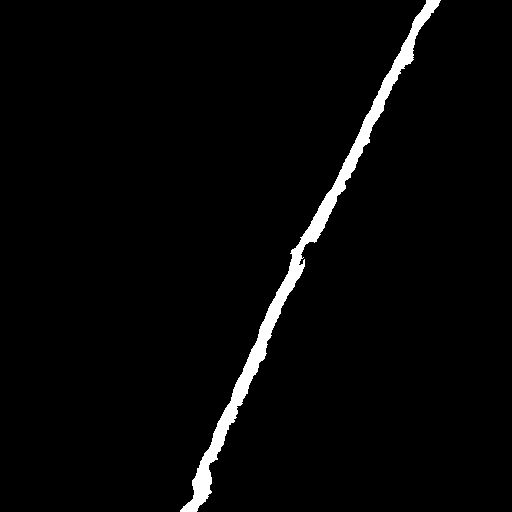
#> input picture detail_01_segmented_binary_measured_classified.tif, 512 x 512 px
$ python Estimate_crack_width_and_length_of_binary_images-workflowplot.py   (older library calls are emulated)
#> lines starting #> are read from the running program, lines starting #| are printed output that depends on the picture; after the words box and inside, x2 and y2 are one past the last pixel; in counts of white or black regions, pixels touching at a corner belong together; long printed decimals are rounded
# -*- coding: utf-8 -*-
"""
Created on Fri Jan  8 14:34:08 2021
Last update: Tue Sep 28 2021

@author: Patzelt
    Bauhaus University Weimar, Faculty of Civil Engineering
    F.A. Finger Institute for Bulding Material Science
    Professorship Building Material
    Coudraystraße 11C, Room 109, 99423 Weimar

Estimation of crack length and width via medial axis skeletonization
including pyplot for detailed workflow.
Scaling factor in test image used is 883,642 nm/Px.
"""
from skimage.morphology import medial_axis
from skimage.filters import threshold_otsu, gaussian
import numpy as np
import tifffile as tiff
import matplotlib.pyplot as plt
#-----------------------------------------------------------------------------
img_name = "detail_01_segmented_binary_measured_classified"
img_type = ".tif" #you can also import btf through the use of tifffile
###READ
img = tiff.imread(img_name+img_type)
#> img: shape (512, 512) bool; 2.6% white; 1 white region, box (x1, y1, x2, y2) and area: (180, 0, 441, 512) 6934
img = np.array(img.astype(np.int))
##Previous steps to get the binary image. See readme for further details.
RGBimg = tiff.imread("detail_01_calibrated"+img_type)
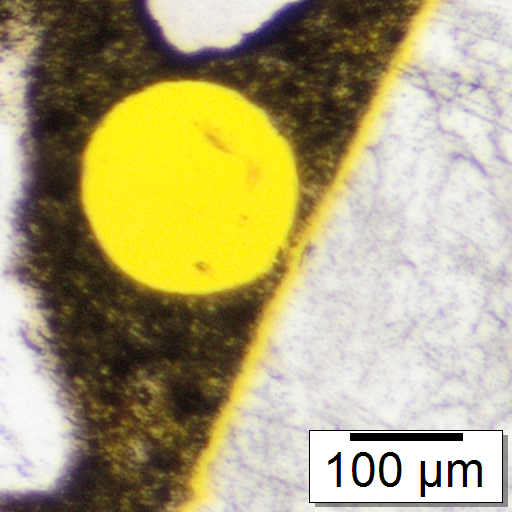
#> input picture detail_01_calibrated.tif, 512 x 512 px
#> RGBimg is the input picture: shape (512, 512, 3); mean R, G, B 174.4, 164.1, 121
Segimg = tiff.imread("detail_01_segmented_binary"+img_type)
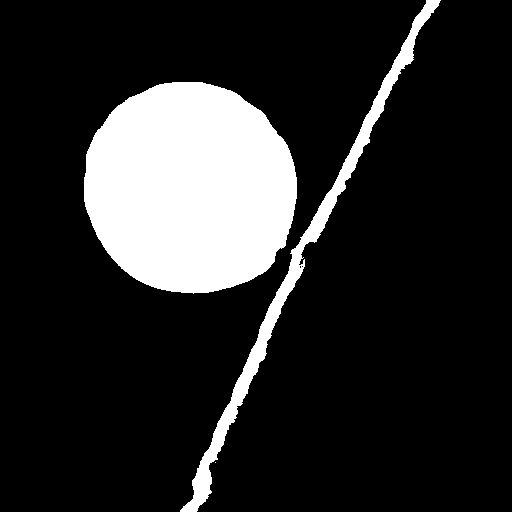
#> input picture detail_01_segmented_binary.tif, 512 x 512 px
#> Segimg: shape (512, 512) bool; 16.3% white; 3 white regions (1 under 20 px), largest, box (x1, y1, x2, y2) and area: (84, 82, 297, 294) 35767, (180, 0, 441, 512) 6931
Classimg = tiff.imread("detail_01_segmented_binary_measured"+img_type)
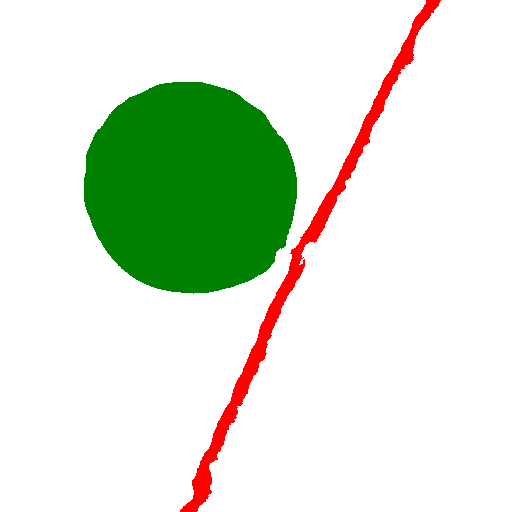
#> input picture detail_01_segmented_binary_measured.tif, 512 x 512 px
#> Classimg is the input picture: shape (512, 512, 3); mean R, G, B 220.2, 230.9, 213.5
###GAUSSIAN
gaussian_img = gaussian(img, sigma=7)
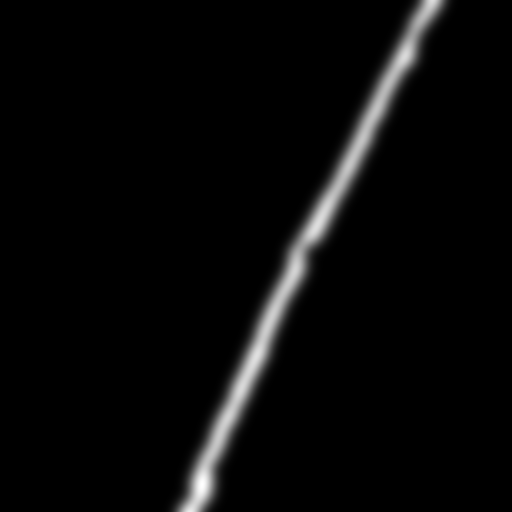
#> gaussian_img: shape (512, 512) float64; min 0, max 8.42e-20, mean 2.87e-21; drawn with min black and max white
###SEGMENTATION
thresh = threshold_otsu(gaussian_img)
#> thresh = 2.52e-20
binary = np.array(gaussian_img > thresh, dtype=int)
#> binary: shape (512, 512) int64; values 0 (black) and 1 (white), 4.8% white; 1 white region, box (x1, y1, x2, y2) and area: (176, 0, 445, 512) 12612
###INVERT if needed
#image0 = 1-binary
image0 = binary
###SKELETONIZATION
img_skeletonized, distance = medial_axis(image0, return_distance=True)
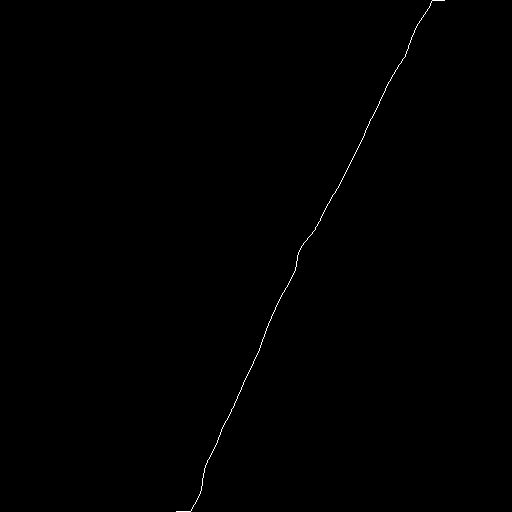
#> img_skeletonized: shape (512, 512) bool; 0.21% white in thin lines or dots, all inside (x1, y1, x2, y2) = (176, 0, 445, 512)
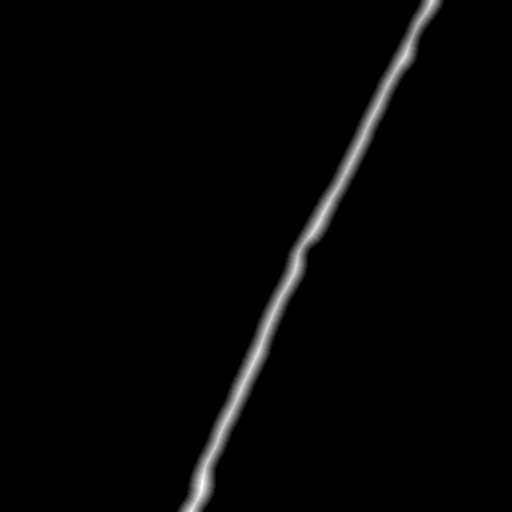
#> distance: shape (512, 512) float64; min 0, max 14, mean 0.281; drawn with min black and max white
img_skeletonized = np.array(img_skeletonized.astype(np.int))
###COMPUTING WIDTH
dist_on_skel = distance * img_skeletonized
#Distance is doubled to compute crack width. To get the real width without the
#shape, the shapes of the cracks are subtracted (-2 Px). But there are still
#cracks with just 2 Px width which would be zero. Their values have not been
#changed.
width = dist_on_skel[dist_on_skel !=0]*2
#> width = 538 values, max 28 at index 494, min 2 at index 12, mean 21.63
for i in range(len(width)):
    if width[i] <= 2.0:
        width[i] = width[i]
    else:
        width[i] = width[i]-2
#> after the loop, width = 538 values, max 26 at index 494, min 0.828 at index 11, mean 19.63
###OUTPUT
length = np.count_nonzero(img_skeletonized) #Each pixel remaining after
#> length = 538
#skeletonization is interpreted as belonging to the crack and as crack length.
mean_width = np.mean(width)
#> mean_width = 19.63
max_width = np.max(width)
#> max_width = 26
min_width = np.min(width)
#> min_width = 0.828
print("Summarized Cracklength = "+str(length)+" Px")
#| Summarized Cracklength = 538 Px
print("Mean crack width = "+str(mean_width)+" Px")
#| Mean crack width = 19.633 Px
print("Max crack width = "+str(max_width)+" Px")
#| Max crack width = 26.0 Px
print("Min crack width = "+str(min_width)+" Px")
#| Min crack width = 0.8284 Px
###PLOT
fs_plot = 100
fig, axes = plt.subplots(nrows=2, ncols=4, figsize=(60, 20), sharex=True,
                         sharey=True)
ax = axes.ravel()
ax[0].imshow(RGBimg, cmap="CMRmap")
ax[0].axis('off')
ax[0].set_title("(1) Input", fontsize=fs_plot)
ax[1].imshow(Segimg, cmap="gray_r")
ax[1].axis('off')
ax[1].set_title("(2) Segmented", fontsize=fs_plot)
ax[2].imshow(Classimg, cmap="gray")
ax[2].axis('off')
ax[2].set_title("(3) Classified", fontsize=fs_plot)
ax[3].imshow(img, cmap="gray_r")
ax[3].axis('off')
ax[3].set_title("(4) Separated Crack", fontsize=fs_plot)
ax[4].imshow(gaussian_img, cmap="gray_r")
ax[4].axis('off')
ax[4].set_title("(5) Blurred", fontsize=fs_plot)
ax[5].imshow(binary, cmap="gray_r")
ax[5].axis('off')
ax[5].set_title("(6) Threshold Otsu", fontsize=fs_plot)
ax[6].imshow(img_skeletonized, cmap="gist_heat_r")
ax[6].contour(img, [0.1], colors="gray")
ax[6].axis('off')
ax[6].set_title("(7) Skeleton", fontsize=fs_plot)
ax[7].imshow(distance, cmap="hot_r")
ax[7].axis('off')
ax[7].set_title("(8) Distance Map", fontsize=fs_plot)
fig.tight_layout()
plt.show()
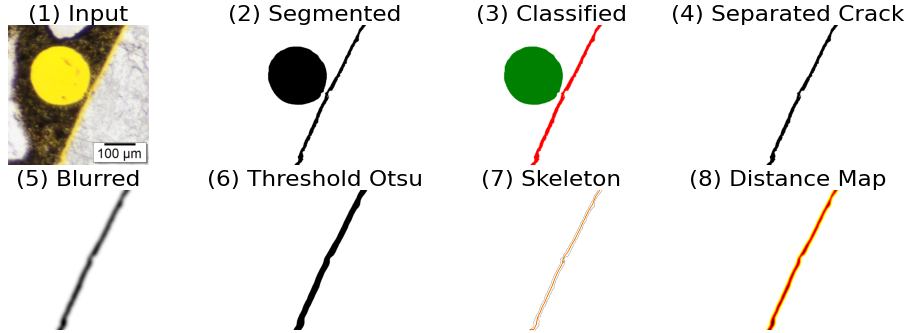
#> figure drawn by matplotlib, 8 panels
fig.savefig("workflow.tiff")
